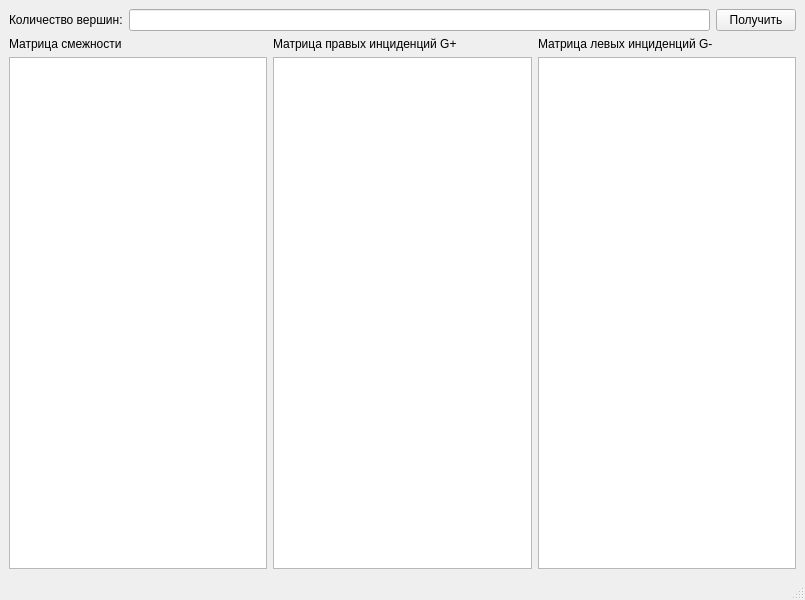
<?xml version="1.0" encoding="UTF-8"?>
<ui version="4.0">
 <class>MainWindow</class>
 <widget class="QMainWindow" name="MainWindow">
  <property name="geometry">
   <rect>
    <x>0</x>
    <y>0</y>
    <width>805</width>
    <height>600</height>
   </rect>
  </property>
  <property name="windowTitle">
   <string>MainWindow</string>
  </property>
  <widget class="QWidget" name="centralwidget">
   <layout class="QVBoxLayout" name="verticalLayout">
    <item>
     <layout class="QHBoxLayout" name="horizontalLayout">
      <item>
       <widget class="QLabel" name="count_label">
        <property name="text">
         <string>Количество вершин:</string>
        </property>
       </widget>
      </item>
      <item>
       <widget class="QLineEdit" name="count"/>
      </item>
      <item>
       <widget class="QPushButton" name="calculate">
        <property name="text">
         <string>Получить</string>
        </property>
       </widget>
      </item>
     </layout>
    </item>
    <item>
     <layout class="QHBoxLayout" name="horizontalLayout_2">
      <item>
       <layout class="QVBoxLayout" name="verticalLayout_2">
        <item>
         <widget class="QLabel" name="matrix_smez_label">
          <property name="text">
           <string>Матрица смежности</string>
          </property>
         </widget>
        </item>
        <item>
         <widget class="QTableWidget" name="matrix_smez_table"/>
        </item>
       </layout>
      </item>
      <item>
       <layout class="QVBoxLayout" name="verticalLayout_3">
        <item>
         <widget class="QLabel" name="matrix_Gright_label">
          <property name="text">
           <string>Матрица правых инциденций G+</string>
          </property>
         </widget>
        </item>
        <item>
         <widget class="QTableWidget" name="matrix_Gright_table"/>
        </item>
       </layout>
      </item>
      <item>
       <layout class="QVBoxLayout" name="verticalLayout_4">
        <item>
         <widget class="QLabel" name="matrix_Glelt_label">
          <property name="text">
           <string>Матрица левых инциденций G-</string>
          </property>
         </widget>
        </item>
        <item>
         <widget class="QTableWidget" name="matrix_Gleft_table"/>
        </item>
       </layout>
      </item>
     </layout>
    </item>
   </layout>
  </widget>
  <widget class="QMenuBar" name="menubar">
   <property name="geometry">
    <rect>
     <x>0</x>
     <y>0</y>
     <width>805</width>
     <height>33</height>
    </rect>
   </property>
  </widget>
  <widget class="QStatusBar" name="statusbar"/>
 </widget>
 <resources/>
 <connections/>
</ui>
